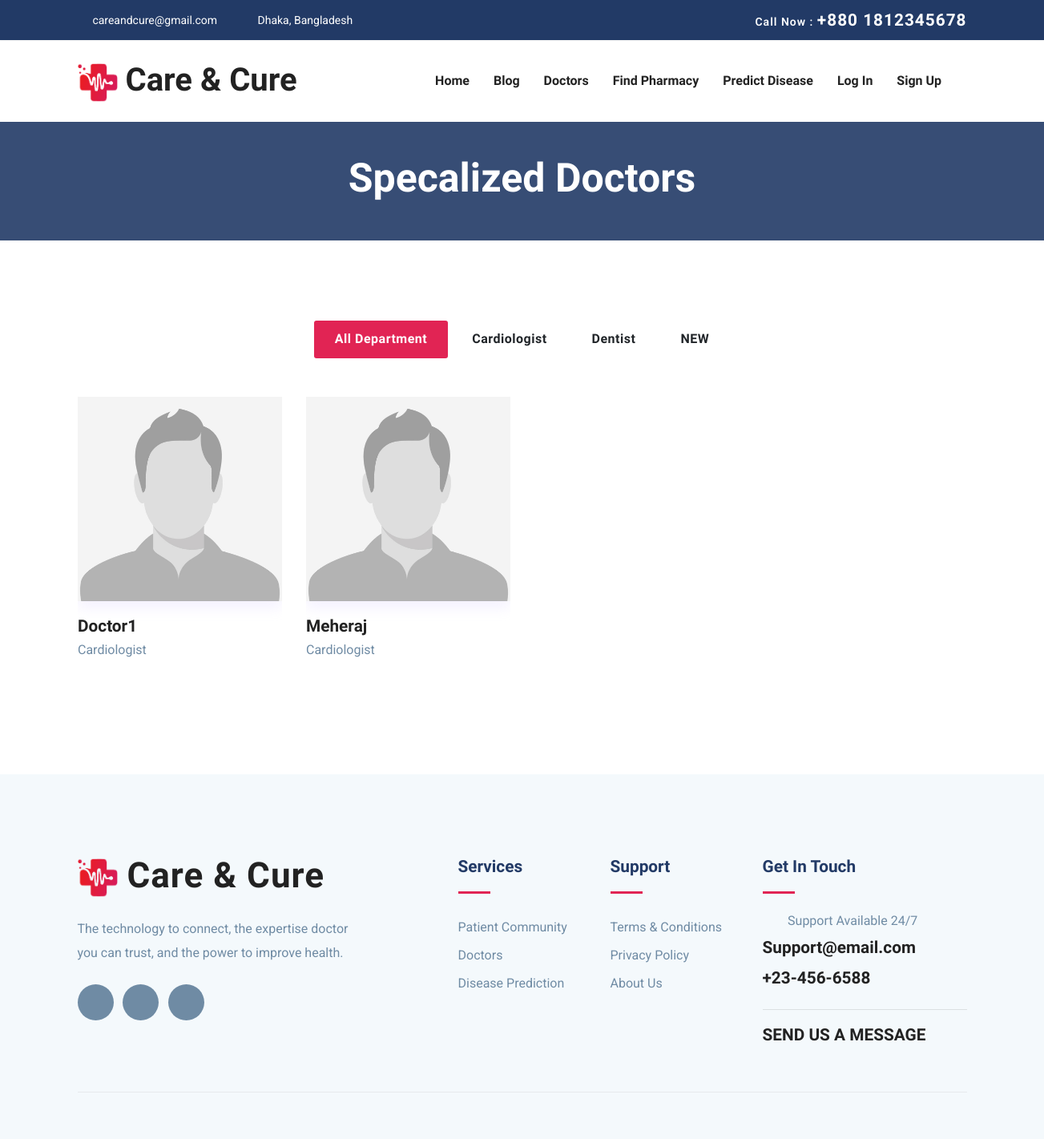
/appointments/doctors, run on an earlier commit of the app's database.
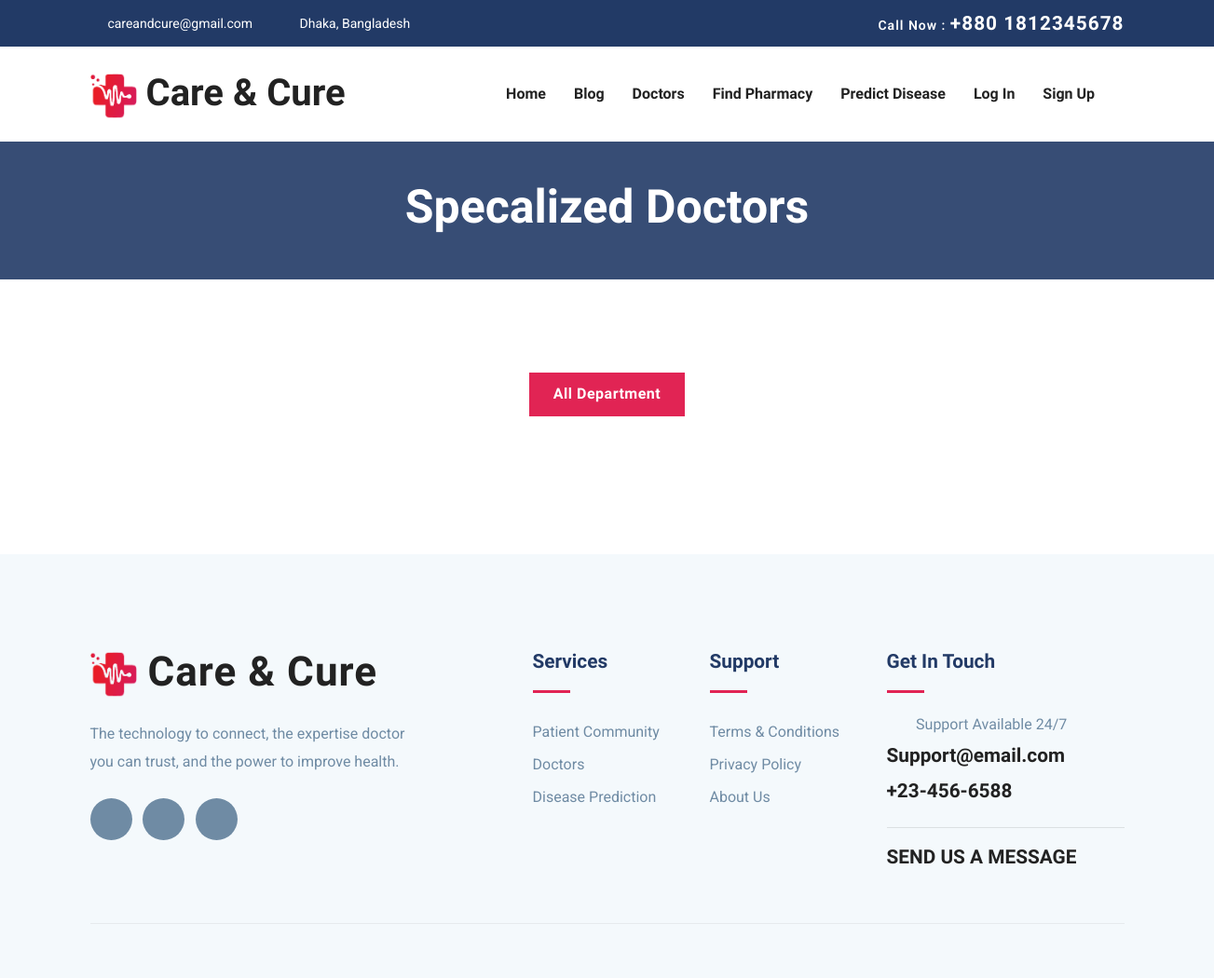
And on a later commit of the database.
### user_control/models.py (models this page shows, shortened)
class SpecializationModel(models.Model):
    specialization = models.CharField(max_length=50)
    created_at = models.DateTimeField(auto_now_add=True)
    updated_at = models.DateTimeField(auto_now=True)
    def __str__(self):
        return self.specialization
    class Meta:
        verbose_name = "Specialization"
        verbose_name_plural = "Specializations"

class DoctorModel(models.Model):
    user = models.OneToOneField(UserModel, on_delete=models.CASCADE)
    bio = models.TextField(null=True, blank=True)
    image = models.ImageField(upload_to="images/users/", null=True, blank=True)
    gender = models.CharField(max_length=10, null=True, blank=True)
    blood_group = models.CharField(max_length=10, null=True, blank=True)
    date_of_birth = models.DateField(null=True, blank=True)
    phone = models.CharField(max_length=15, null=True, blank=True)
    NID = models.CharField(max_length=50, null=True, blank=True)
    specialization = models.ForeignKey(
        SpecializationModel, null=True, blank=True, on_delete=models.SET_NULL
    )
    BMDC_regNo = models.CharField(max_length=100, null=True, blank=True)
    last_donation = models.DateField(null=True, blank=True)
    rating = models.DecimalField(decimal_places=2, max_digits=4, default=0.00)
    created_at = models.DateTimeField(auto_now_add=True)
    updated_at = models.DateTimeField(auto_now=True)
    class Meta:
        verbose_name = "Doctor"
        verbose_name_plural = "Doctors"

class UserModel(AbstractBaseUser, PermissionsMixin):
    email = models.EmailField(max_length=255, unique=True)
    name = models.CharField(max_length=255)
    is_patient = models.BooleanField(default=False)
    is_doctor = models.BooleanField(default=False)
    is_active = models.BooleanField(default=True)
    is_staff = models.BooleanField(default=False)
    is_admin = models.BooleanField(default=False)
    is_superuser = models.BooleanField(default=False)
    date_joined = models.DateTimeField(auto_now_add=True)
    USERNAME_FIELD = "email"
    REQUIRED_FIELDS = ["name"]
    objects = MyUserManager()
    class Meta:
        verbose_name = "User"
        verbose_name_plural = "Users"

### appointment_control/views.py (the view)
# urls.py: path('doctors', views.appointment_doctor_list_view, name='appointment-doctors-list'),
def appointment_doctor_list_view(request):
    specializations = SpecializationModel.objects.all()
    doctors = DoctorModel.objects.all()
    doctors = [doctor for doctor in doctors if doctor.specialization is not None]
    context = {
        "specializations": specializations,
        "doctors": doctors,
    }
    return render(request, "pages/appointment/doctors-list.html", context)

### templates/pages/appointment/doctors-list.html (shortened to what this page needs)
{% extends "base.html" %}
{% load static %}
{% block content %}
<section class="page-title bg-1">
    <div class="container">
        <div class="row">
            <div class="col-md-12">
                <div class="block text-center">
                    <h1 class="text-capitalize mb-5 text-lg">Specalized doctors</h1>
                </div>
            </div>
        </div>
    </div>
</section>
<section class="section doctors">
    <div class="container">
        <div class="col-lg-12 text-center justify-content-center mb-5">
            <div class="btn-group btn-group-toggle " data-toggle="buttons">
                <label class="btn active ">
                    <input type="radio" name="shuffle-filter" value="all" checked="checked" />All Department
                </label>
                {% for specialization in specializations %}
                <label class="btn ">
                    <input type="radio" name="shuffle-filter" value="{{ specialization }}" />{{ specialization }}
                </label>
                {% endfor %}
            </div>
        </div>
        <div class="row shuffle-wrapper portfolio-gallery">
            {% for doctor in doctors %}
            <div class="col-lg-3 col-sm-6 col-md-6 mb-4 shuffle-item"
                data-groups="[&quot;{{ doctor.specialization }}&quot;]">
                <div class="position-relative doctor-inner-box">
                    <div class="doctor-profile">
                        <div class="doctor-img">
                            {% if doctor.image %}
                            <img src="{{ doctor.image.url }}" alt="{{ doctor.user.name }}" class="img-fluid w-100">
                            {% else %}
                            <img src="{% static 'images/placeholders/user-placeholder.jpg' %}"
                                alt="{{ doctor.user.name }}" class="img-fluid w-100">
                            {% endif %}
                        </div>
                    </div>
                    <div class="content mt-3">
                        <h4 class="mb-0">
                            <a href="{% url 'doctor-profile' doctor.user.id %}">
                                {{ doctor.user.name }}
                            </a>
                        </h4>
                        <p>{{ doctor.specialization }}</p>
                    </div>
                </div>
            </div>
            {% endfor %}
        </div>
    </div>
</section>
{% endblock %}

### templates/base.html (shortened to what this page needs)
<!DOCTYPE html>
{% load static %}
<html>
<head>
    <link href="https://cdnjs.cloudflare.com/ajax/libs/font-awesome/6.2.0/css/all.min.css" rel="stylesheet" />
    <link rel="stylesheet" href="{% static 'plugins/bootstrap/css/bootstrap.min.css' %}">
    <link rel="stylesheet" href="{% static 'plugins/icofont/icofont.min.css' %}">
    <link rel="stylesheet" href="{% static 'plugins/slick-carousel/slick/slick.css' %}">
    <link rel="stylesheet" href="{% static 'plugins/slick-carousel/slick/slick-theme.css' %}">
    <link rel="stylesheet" href="{% static 'css/style.css' %}">
</head>
<body id="top">
    <header>
        <div class="header-top-bar">
            <div class="container">
                <div class="row align-items-center">
                    <div class="col-lg-6">
                        <ul class="top-bar-info list-inline-item pl-0 mb-0">
                            <li class="list-inline-item"><a href="mailto:amic@gmail.com"><i
                                        class="icofont-support-faq mr-2"></i>careandcure@gmail.com</a></li>
                            <li class="list-inline-item">
                                <i class="icofont-location-pin mr-2"></i>Dhaka, Bangladesh
                            </li>
                        </ul>
                    </div>
                    <div class="col-lg-6">
                        <div class="text-lg-right top-right-bar mt-2 mt-lg-0">
                            <a href="tel:+8801812345678">
                                <span>Call Now : </span>
                                <span class="h4">+880 1812345678</span>
                            </a>
                        </div>
                    </div>
                </div>
            </div>
        </div>
        {% include "./components/navbar.html" %}
    </header>
    {% block content %}
    {% endblock content %}
    {% include "./components/footer.html" %}
</body>
</html>

### templates/components/navbar.html (shortened to what this page needs)
{% load static %}
<nav class="navbar navbar-expand-lg navigation" id="navbar">
    <div class="container">
        <a class="navbar-brand" href="{% url 'home' %}">
            <h1><img src="{% static 'images/logoo.png' %}" style="height: 50px;" alt="" class="img-fluid">&nbsp;Care &
                Cure
            </h1>
        </a>
        <div class="collapse navbar-collapse" id="navbarmain">
            <ul class="navbar-nav ml-auto">
                <li class="nav-item active">
                    <a class="nav-link" href="{% url 'home' %}">Home</a>
                </li>
                <li class="nav-item"><a class="nav-link" href="{% url 'article-home' %}">Blog</a></li>
                <li class="nav-item">
                    <a class="nav-link" href="{% url 'appointment-doctors-list' %}">Doctors</a>
                </li>
                <li class="nav-item">
                    <a class="nav-link" href="{% url 'medical-store-home' %}">Find Pharmacy</a>
                </li>
                <li class="nav-item">
                    <a class="nav-link" href="{% url 'disease-prediction' %}">Predict Disease</a>
                </li>
                {% if request.user.is_authenticated %}
                <li class="nav-item dropdown">
                    <a class="nav-link dropdown-toggle" href="#" id="dropdown03" data-toggle="dropdown"
                        aria-haspopup="true" aria-expanded="false">{{ request.user.name }} <i
                            class="icofont-thin-down"></i></a>
                    <ul class="dropdown-menu" aria-labelledby="dropdown03">
                        {% if request.user.is_doctor %}
                        <li><a class="dropdown-item" href="{% url 'doctor-profile' request.user.id %}">
                                <i class="far fa-user"></i> Profile</a>
                        </li>
                        {% elif request.user.is_patient %}
                        <li><a class="dropdown-item" href="{% url 'patient-profile' request.user.id %}">
                                <i class="fas fa-user"></i> Profile</a>
                        </li>
                        {% endif %}
                        <li><a class="dropdown-item" href="{% url 'account-settings' %}">
                                <i class="fas fa-cog"></i> Settings</a></li>
                        <li><a class="dropdown-item" href="{% url 'logout' %}">
                                <i class="fas fa-sign-out-alt"></i> Logout</a></li>
                    </ul>
                </li>
                {% else %}
                <li class="nav-item">
                    <a class="nav-link" href="{% url 'login' %}">Log In</a>
                </li>
                <li class="nav-item dropdown">
                    <a class="nav-link dropdown-toggle" href="#" id="dropdown05" data-toggle="dropdown"
                        aria-haspopup="true" aria-expanded="false">Sign Up <i class="icofont-thin-down"></i></a>
                </li>
                {% endif %}
            </ul>
        </div>
    </div>
</nav>

### templates/components/footer.html (shortened to what this page needs)
{% load static %}
<footer class="footer section gray-bg">
    <div class="container">
        <div class="row">
            <div class="col-lg-4 mr-auto col-sm-6">
                <div class="widget mb-5 mb-lg-0">
                    <div class="logo mb-4">
                        <h2><img src="{% static 'images/logoo.png' %}" style="height: 50px;" alt="logo"
                                class="img-fluid">&nbsp;Care & Cure</h2>
                    </div>
                    <p>The technology to connect, the expertise doctor you can trust,
                        and the power to improve health.</p>
                    <ul class="list-inline footer-socials mt-4">
                        <li class="list-inline-item"><a href="#"><i class="icofont-facebook"></i></a></li>
                        <li class="list-inline-item"><a href="#"><i class="icofont-twitter"></i></a></li>
                        <li class="list-inline-item"><a href="#"><i class="icofont-linkedin"></i></a></li>
                    </ul>
                </div>
            </div>
            <div class="col-lg-2 col-md-6 col-sm-6">
                <div class="widget mb-5 mb-lg-0">
                    <h4 class="text-capitalize mb-3">Services</h4>
                    <div class="divider mb-4"></div>
                    <ul class="list-unstyled footer-menu lh-35">
                        <li><a href="{% url 'community-home' %}">Patient Community</a></li>
                        <li><a href="{% url 'appointment-doctors-list' %}">Doctors</a></li>
                        <li><a href="{% url 'disease-prediction' %}">Disease Prediction</a></li>
                    </ul>
                </div>
            </div>
            <div class="col-lg-2 col-md-6 col-sm-6">
                <div class="widget mb-5 mb-lg-0">
                    <h4 class="text-capitalize mb-3">Support</h4>
                    <div class="divider mb-4"></div>
                    <ul class="list-unstyled footer-menu lh-35">
                        <li><a href="{% url 'terms' %}">Terms & Conditions</a></li>
                        <li><a href="{% url 'privacy' %}">Privacy Policy</a></li>
                        <li><a href="{% url 'about' %}">About Us </a></li>
                    </ul>
                </div>
            </div>
            <div class="col-lg-3 col-md-6 col-sm-6">
                <div class="widget widget-contact mb-5 mb-lg-0">
                    <h4 class="text-capitalize mb-3">Get in Touch</h4>
                    <div class="divider mb-4"></div>
                    <div class="footer-contact-block mb-4">
                        <div class="icon d-flex align-items-center">
                            <i class="icofont-email mr-3"></i>
                            <span class="h6 mb-0">Support Available 24/7</span>
                        </div>
                        <h4 class="mt-2"><a href="tel:+23-345-67890">Support@email.com</a></h4>
                        <h4 class="mt-2"><a href="tel:+23-345-67890">+23-456-6588</a></h4>
                    </div>
                    <hr />
                    <div class="footer-contact-block">
                        <h4 class="mt-2"><a href="{% url 'contact' %}">SEND US A MESSAGE</a></h4>
                    </div>
                </div>
            </div>
        </div>
        <div class="footer-btm py-4 mt-5">
        </div>
    </div>
</footer>

### static-files/css/style.css (style rules this page uses)
html { overflow-x: hidden; }
body { line-height: 1.6; font-family: "Roboto", sans-serif; -webkit-font-smoothing: antialiased; font-size: 16px; color: #6f8ba4; font-weight: 400; }
h1, .h1, h2, .h2, h3, .h3, h4, .h4, h5, .h5, h6, .h6 { font-family: "Exo", sans-serif; font-weight: 700; color: #222; }
h1, .h1 { font-size: 2.5rem; }
h2, .h2 { font-size: 44px; }
h4, .h4 { font-size: 1.3rem; line-height: 30px; }
h6, .h6 { font-size: 1rem; }
p { line-height: 30px; }
.btn { display: inline-block; font-size: 14px; font-size: 0.8125rem; font-weight: 700; letter-spacing: 0.5px; padding: 0.75rem 2rem; font-family: "Exo", sans-serif; text-transform: uppercase; border-radius: 5px; border: 2px solid transparent; transition: all 0.35s ease; }
.section { padding: 100px 0; }
.text-lg { font-size: 3.75rem; }
a { color: #222; text-decoration: none; transition: all 0.35s ease; }
.page-title { padding: 40px 0px 0 0px; position: relative; }
.page-title .block h1 { color: #fff; }
.text-lg { font-size: 50px; }
.gray-bg { background: #f4f9fc; }
#navbarmain { padding: 20px 0px; }
#navbarmain .nav-link { font-weight: 600; padding: 10px 15px; color: #222; font-family: "Exo", sans-serif; text-transform: capitalize; font-size: 16px; transition: all 0.25s ease; }
.dropdown-toggle::after { display: none; }
.navbar-brand { margin-top: 10px; }
.header-top-bar { background: #223a66; font-size: 14px; padding: 10px 0px; box-shadow: 0 1px 2px rgba(0, 0, 0, 0.05); color: #fff; }
.top-bar-info li a { color: #fff; margin-right: 20px; }
.top-right-bar a span { color: #fff; font-weight: 600; letter-spacing: 1px; }
.bg-1 { background-size: cover; position: relative; }
.divider { width: 40px; height: 5px; background: #e12454; }
.doctors .btn-group .btn { border-radius: 0px; margin: 0px 2px; text-transform: capitalize; font-size: 16px; padding: 0.6rem 1.5rem; cursor: pointer; }
.doctors .btn-group .btn.active { box-shadow: none !important; border-color: transparent; background: #e12454; color: #fff; }
.lh-35 { line-height: 35px; }
.footer { padding-bottom: 10px; }
.logo { font-weight: 600; letter-spacing: 1px; }
.widget .divider { height: 3px; }
.widget h4 { color: #223a66; }
.widget .footer-menu a { color: #6f8ba4; }
.footer-contact-block span { font-weight: 400; color: #6f8ba4; }
.footer-contact-block i { font-size: 20px; }
.footer-btm { border-top: 1px solid rgba(0, 0, 0, 0.06); }
.footer-socials li a { width: 45px; height: 45px; background: #6f8ba4; color: #fff; display: inline-block; text-align: center; border-radius: 100%; padding-top: 12px; }

What changed in the data, as far as the page shows it:
removed SpecializationModel: specialization "Cardiologist"
removed SpecializationModel: specialization "Dentist"
removed SpecializationModel: specialization "NEW"
removed DoctorModel: user.name "Doctor1", specialization "Cardiologist"
removed DoctorModel: user.name "Meheraj", specialization "Cardiologist"
